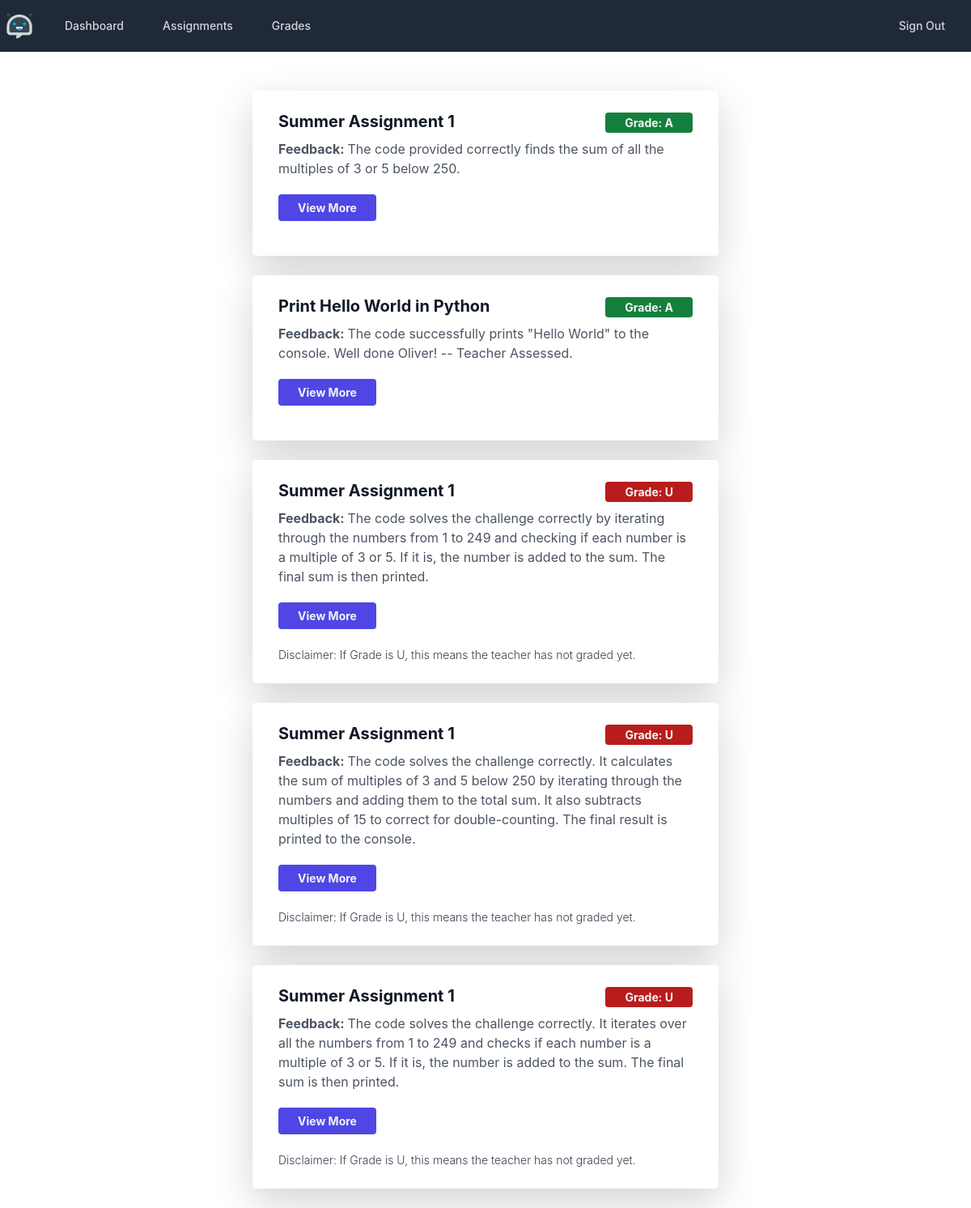
The page /grades (signed in) on the database as committed earlier.
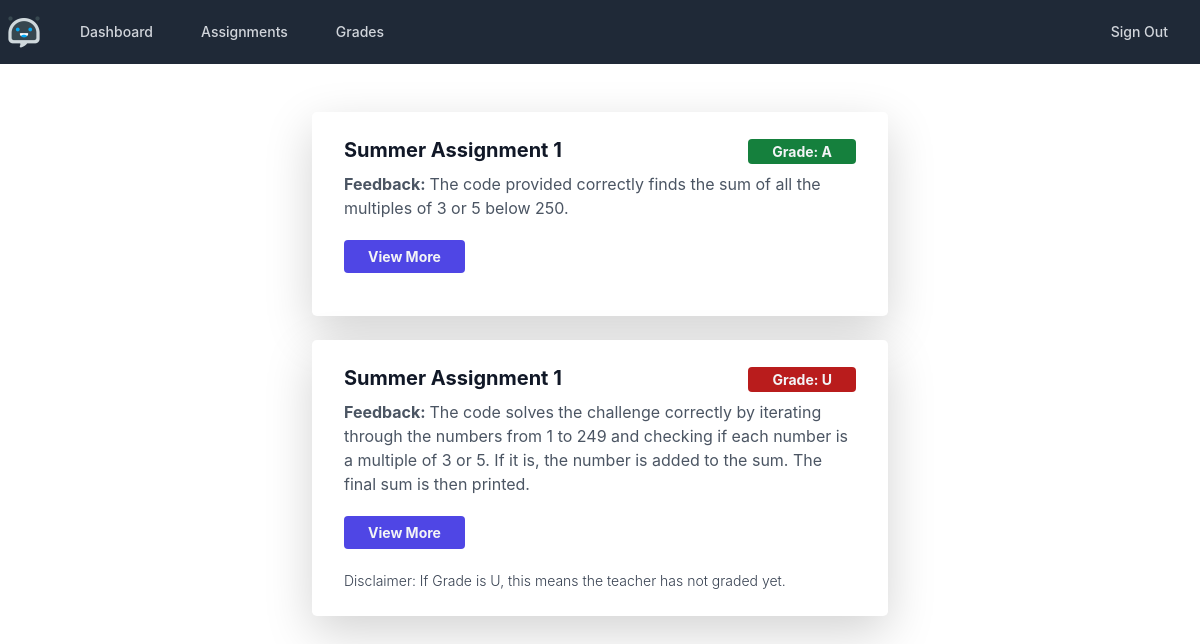
The same page on the database as committed later.
### models.py (models this page shows, shortened)
class Assignment(db.Model):
    __tablename__ = 'assignments'
    __table_args__ = {'extend_existing': True}
    assignment_id = db.Column(db.Integer, primary_key=True)
    name = db.Column(db.String(100), nullable=False)
    description = db.Column(db.String(500), nullable=False)
    set_by = db.Column(db.String(50), nullable=False)
    created_on = db.Column(db.DateTime, nullable=False)
    due_date = db.Column(db.String(10), nullable=False)

class Grade(db.Model):
    __tablename__ = 'grades'
    __table_args__ = {'extend_existing': True}
    assignment_id = db.Column(db.Integer, db.ForeignKey(Assignment.assignment_id), nullable=False)
    student_id = db.Column(db.Integer, db.ForeignKey(User.id), nullable=False)
    grade = db.Column(db.String(1), nullable=True, default='N')
    correct = db.Column(db.Boolean, nullable=False, default=False)
    feedback = db.Column(db.String(2000), nullable=False, default='No Feedback Provided. Default.')
    next_steps = db.Column(db.String(2000), nullable=False, default='No Next Steps Provided. Default.')
    code_submission = db.Column(db.String(2000), nullable=False, default='No Code Provided. Default.')
    grade_id = db.Column(db.Integer, primary_key=True)

### grades/views.py (the view)
@grades_blueprint.route('/grades')
@login_required
@required_roles('student')
def grades():
    all_grades = Grade.query.filter_by(student_id=current_user.id).all()
    all_assignments = Assignment.query.all()
    if len(all_grades) != 0:
        return render_template('grades/grades.html',
                               grades=all_grades, assignments=all_assignments)
    else:
        flash('No grades to review.')
    return render_template('grades/grades.html')

### app.py (called while the page is built)
@login_manager.user_loader
def load_user(user_id):
    return User.query.get(int(user_id))

### models.py (called while the page is built)
def required_roles(*roles):
    def wrapper(f):
        @wraps(f)
        def wrapped(*args, **kwargs):
            if current_user.role not in roles:
                return render_template('error/403.html')
            return f(*args, **kwargs)
        return wrapped
    return wrapper

### templates/grades/grades.html (shortened to what this page needs)
<!DOCTYPE html>
<html lang="en">
<head>
</head>
<body>
{% extends 'base.html' %}
{% block content %}
    <div class="w-full max-w-xl mx-auto mt-5">
        {% if grades %}
            {% for grade in grades %}
                {% for assignment in assignments %}
                    {% if assignment.assignment_id == grade.assignment_id %}
                        <div class="max-w-2xl px-8 py-4 my-4 bg-white rounded-lg shadow-lg">
                            <div class="flex items-center justify-between">
                                <span class="text-xl font-bold text-gray-900" tabindex="0" role="link">
                                    {{ assignment.name }}
                                </span>
                                <span class="text-xl font-bold text-gray-700">
                    {% if grade.grade == "U" or grade.grade == "F" or grade.grade == "E" %}
                        <span class="px-4 py-1 text-sm font-bold text-gray-100 bg-red-700 rounded">Grade: {{ grade.grade }}</span>
                    {% elif grade.grade == "C" or grade.grade == "D" %}
                        <span class="px-4 py-1 text-sm font-bold text-gray-100 bg-yellow-600 rounded">Grade: {{ grade.grade }}</span>
                    {% else %}
                        <span class="px-4 py-1 text-sm font-bold text-gray-100 bg-green-700 rounded">Grade: {{ grade.grade }}</span>
                    {% endif %}
                </span>
                            </div>
                            <div class="mt-2">
                                <p class="mt-2 text-gray-600">
                                    <b>Feedback: </b>{{ grade.feedback }}
                                </p>
                            </div>
                            <div class="flex items-center justify-between mt-4">
                                <form method="POST">
                                    <a href="{{ url_for('grades.view_grade', id=grade.grade_id) }}"
                                       class="px-4 py-2 text-sm font-bold text-gray-100 bg-indigo-600 hover:text-gray-100 rounded"
                                       tabindex="0" role="button">
                                        View More
                                    </a>
                                </form>
                            </div>
                            <div class="mt-4">
                                <span class="text-sm font-light text-gray-700">
                                    {% if grade.grade == 'U' %}
                                        Disclaimer: If Grade is U, this means the teacher has not graded yet.
                                    {% endif %}
                                </span>
                            </div>
                        </div>
                    {% endif %}
                {% endfor %}
            {% endfor %}
        {% endif %}
    </div>
{% endblock %}

Rows that differ between the two databases and show on the page:
removed Grade: grade "A", feedback "The code successfully prints \"Hello World\" to the console. Well done Oliver! -- Teacher Assessed."
no longer on this page (row unchanged): Assignment: name "Print Hello World in Python"
removed Grade: grade "U", feedback "The code solves the challenge correctly. It calculates the sum of multiples of 3 and 5 below 250 by iterating through the numbers and adding them to the total sum. It also subtracts multiples of 15 to correct for double-counting. The final result is printed to the console.", Assignment (name "Summer Assignment 1", shows "Disclaimer: If Grade is U, this means the teacher has not graded yet.")
removed Grade: grade "U", feedback "The code solves the challenge correctly. It iterates over all the numbers from 1 to 249 and checks if each number is a multiple of 3 or 5. If it is, the number is added to the sum. The final sum is then printed.", Assignment (name "Summer Assignment 1", shows "Disclaimer: If Grade is U, this means the teacher has not graded yet.")
